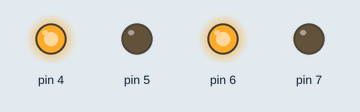
Recording of a sketch running on a simulated Arduino Uno, built with avr-gcc and run on an emulated ATmega328P. Parts: output pins drawn as LEDs (lit = HIGH).

Above: at 0.1 s.
At 1.15 s:
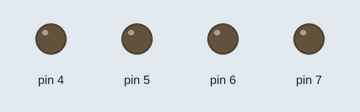
At 2.7 s:
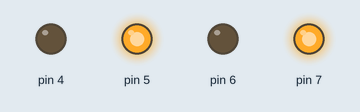
Timing chart, 0 to 3.0 s (numbered marks = the images above):
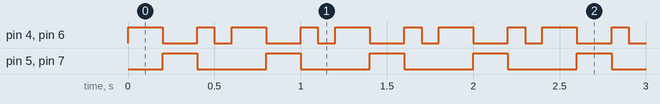

The sketch:

led_blink.ino
```cpp
// Author: Atul Singh
// Description: 4-LED blinking with alternating pattern
// Board: Arduino UNO
void setup() {
  // Set pins as OUTPUT
  pinMode(4, OUTPUT);
  pinMode(5, OUTPUT);
  pinMode(6, OUTPUT);
  pinMode(7, OUTPUT);
}

void loop() {
  // Turn all LEDs ON and OFF
  digitalWrite(4, HIGH);
  digitalWrite(5, LOW);
  digitalWrite(6, HIGH);
  digitalWrite(7, LOW);
  delay(200); // wait 0.2 second

  // Turn all LEDs ON and OFF
  digitalWrite(7, HIGH);
  digitalWrite(6, LOW);
  digitalWrite(5, HIGH);
  digitalWrite(4, LOW);
  delay(200); // wait 0.2 second

  digitalWrite(4, HIGH);
  digitalWrite(5, LOW);
  digitalWrite(6, HIGH);
  digitalWrite(7, LOW);
  delay(100); // wait 0.1 second

  // Turn all LEDs OFF
  digitalWrite(7, LOW);
  digitalWrite(6, LOW);
  digitalWrite(5, LOW);
  digitalWrite(4, LOW);
  delay(100); // wait for 0.1 second
}
```

Measured:
- by itself, pin 4, pin 6: repeats every 0.60 s: LOW 0.20 s, HIGH 0.10 s, LOW 0.10 s, HIGH 0.20 s
- by itself, pin 5, pin 7: alternates HIGH for 0.20 s and LOW for 0.40 s
- by itself, everything shown: repeats every 0.60 s, in 4 steps
